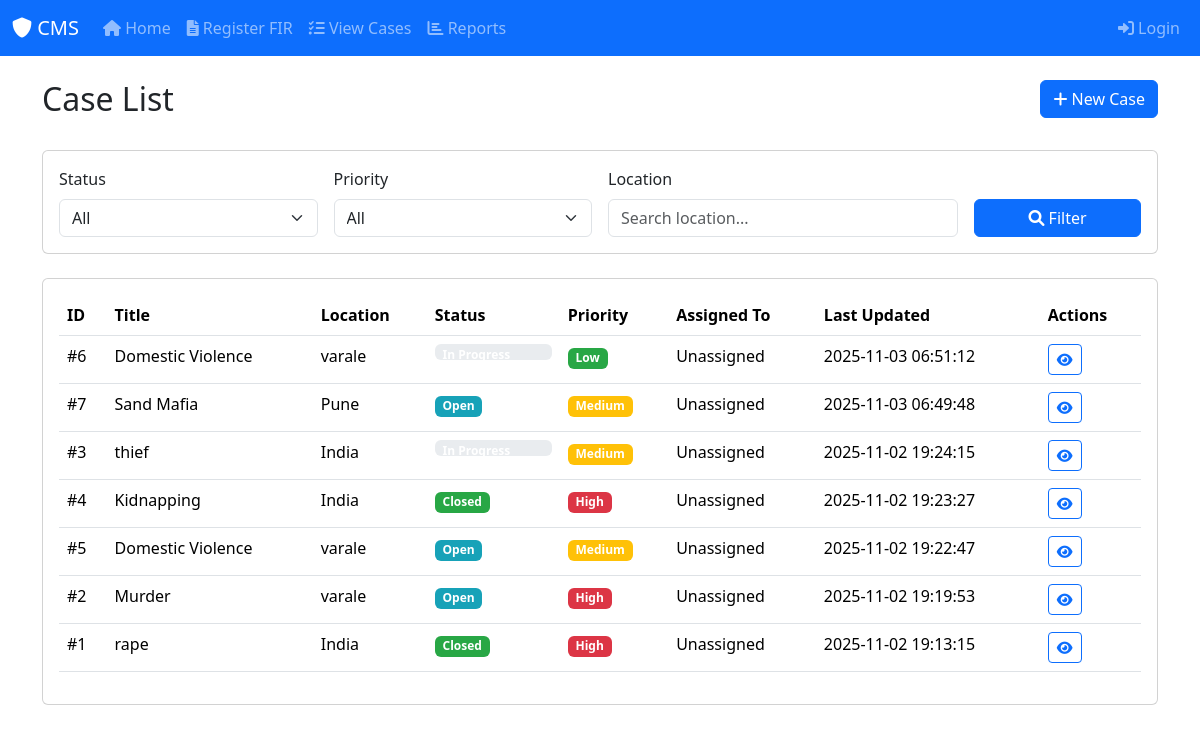
The app's page /cases with its own data.
### tables this page shows
CREATE TABLE firs (
    id INTEGER PRIMARY KEY AUTOINCREMENT,
    title TEXT NOT NULL,
    complainant_name TEXT NOT NULL,
    description TEXT,
    location TEXT,
    priority TEXT CHECK(priority IN ('High', 'Medium', 'Low')) DEFAULT 'Medium',
    assigned_to INTEGER,
    status TEXT DEFAULT 'Open' CHECK(status IN ('Open', 'Assigned', 'In Progress', 'Closed')),
    created_at DATETIME DEFAULT CURRENT_TIMESTAMP,
    updated_at DATETIME DEFAULT CURRENT_TIMESTAMP,
    FOREIGN KEY (assigned_to) REFERENCES users(id)
);

### app.py (the view)
@app.route('/cases')
def view_cases():
    status = request.args.get('status')
    priority = request.args.get('priority')
    location = request.args.get('location')
    query = '''
        SELECT f.*, u.full_name as officer_name
        FROM firs f
        LEFT JOIN users u ON f.assigned_to = u.id
        WHERE 1=1
    '''
    params = []
    if status:
        query += ' AND f.status = ?'
        params.append(status)
    if priority:
        query += ' AND f.priority = ?'
        params.append(priority)
    if location:
        query += ' AND f.location LIKE ?'
        params.append(f'%{location}%')
    query += ' ORDER BY f.updated_at DESC'
    conn = get_db_connection()
    cases = conn.execute(query, params).fetchall()
    conn.close()
    return render_template('cases.html', cases=cases)

### app.py (called while the page is built)
def get_db_connection():
    conn = sqlite3.connect(DB_PATH)
    conn.row_factory = sqlite3.Row
    return conn

### templates/cases.html (shortened to what this page needs)
{% extends 'layout.html' %}
{% block content %}
<div class="row mb-4">
  <div class="col-md-8">
    <h2>Case List</h2>
  </div>
  <div class="col-md-4 text-end">
    <a href="{{ url_for('register_fir') }}" class="btn btn-primary">
      <i class="fas fa-plus"></i> New Case
    </a>
  </div>
</div>
<div class="card mb-4">
  <div class="card-body">
    <form method="get" class="row g-3">
      <div class="col-md-3">
        <label class="form-label">Status</label>
        <select name="status" class="form-select">
          <option value="">All</option>
        </select>
      </div>
      <div class="col-md-3">
        <label class="form-label">Priority</label>
        <select name="priority" class="form-select">
          <option value="">All</option>
        </select>
      </div>
      <div class="col-md-4">
        <label class="form-label">Location</label>
        <input type="text" name="location" class="form-control" placeholder="Search location...">
      </div>
      <div class="col-md-2">
        <label class="form-label">&nbsp;</label>
        <button type="submit" class="btn btn-primary w-100">
          <i class="fas fa-search"></i> Filter
        </button>
      </div>
    </form>
  </div>
</div>
<div class="card">
  <div class="card-body">
    <div class="table-responsive">
      <table class="table table-hover">
        <thead>
          <tr>
            <th>ID</th>
            <th>Title</th>
            <th>Location</th>
            <th>Status</th>
            <th>Priority</th>
            <th>Assigned To</th>
            <th>Last Updated</th>
            <th>Actions</th>
          </tr>
        </thead>
        <tbody>
          {% for case in cases %}
          <tr>
            <td>#{{ case.id }}</td>
            <td>{{ case.title }}</td>
            <td>{{ case.location }}</td>
            <td>
              <span class="badge bg-{{ case.status|lower }}">
                {{ case.status }}
              </span>
            </td>
            <td>
              <span class="badge bg-{{ case.priority|lower }}">
                {{ case.priority }}
              </span>
            </td>
            <td>{{ case.officer_name or 'Unassigned' }}</td>
            <td>{{ case.updated_at }}</td>
            <td>
              <a href="{{ url_for('case_detail', case_id=case.id) }}"
                 class="btn btn-sm btn-outline-primary">
                <i class="fas fa-eye"></i>
              </a>
            </td>
          </tr>
          {% else %}
          <tr>
            <td colspan="8" class="text-center">No cases found</td>
          </tr>
          {% endfor %}
        </tbody>
      </table>
    </div>
  </div>
</div>
{% endblock %}

### templates/layout.html (shortened to what this page needs)
<!doctype html>
<html lang="en">
  <head>
    <link href="https://cdn.jsdelivr.net/npm/bootstrap@5.3.2/dist/css/bootstrap.min.css" rel="stylesheet">
    <link rel="stylesheet" href="/static/style.css">
    <link rel="stylesheet" href="https://cdnjs.cloudflare.com/ajax/libs/font-awesome/6.0.0/css/all.min.css">
  </head>
  <body>
    <nav class="navbar navbar-expand-lg navbar-dark bg-primary">
      <div class="container-fluid">
        <a class="navbar-brand" href="/">
          <i class="fas fa-shield-alt"></i> CMS
        </a>
        <div class="collapse navbar-collapse" id="navbarNav">
          <ul class="navbar-nav">
            <li class="nav-item">
              <a class="nav-link" href="/"><i class="fas fa-home"></i> Home</a>
            </li>
            <li class="nav-item">
              <a class="nav-link" href="/register"><i class="fas fa-file-alt"></i> Register FIR</a>
            </li>
            <li class="nav-item">
              <a class="nav-link" href="/cases"><i class="fas fa-tasks"></i> View Cases</a>
            </li>
            <li class="nav-item">
              <a class="nav-link" href="/reports"><i class="fas fa-chart-bar"></i> Reports</a>
            </li>
          </ul>
          <ul class="navbar-nav ms-auto">
            <li class="nav-item">
              <a class="nav-link" href="/login"><i class="fas fa-sign-in-alt"></i> Login</a>
            </li>
          </ul>
        </div>
      </div>
    </nav>
    <main class="container mt-4">
      {% block content %}{% endblock %}
    </main>
  </body>
</html>

### static/style.css (style rules this page uses)
.badge.bg-high { background-color: #dc3545 !important; }
.badge.bg-medium { background-color: #ffc107 !important; }
.badge.bg-low { background-color: #28a745 !important; }
.badge.bg-open { background-color: #17a2b8 !important; }
.badge.bg-closed { background-color: #28a745 !important; }

### records on screen
firs: id "6", title "Domestic Violence", location "varale", status "In Progress", priority "Low", officer_name "Unassigned", updated_at "2025-11-03 06:51:12"
firs: id "7", title "Sand Mafia", location "Pune", status "Open", priority "Medium", officer_name "Unassigned", updated_at "2025-11-03 06:49:48"
firs: id "3", title "thief", location "India", status "In Progress", priority "Medium", officer_name "Unassigned", updated_at "2025-11-02 19:24:15"
firs: id "4", title "Kidnapping", location "India", status "Closed", priority "High", officer_name "Unassigned", updated_at "2025-11-02 19:23:27"
firs: id "5", title "Domestic Violence", location "varale", status "Open", priority "Medium", officer_name "Unassigned", updated_at "2025-11-02 19:22:47"
firs: id "2", title "Murder", location "varale", status "Open", priority "High", officer_name "Unassigned", updated_at "2025-11-02 19:19:53"
firs: id "1", title "rape", location "India", status "Closed", priority "High", officer_name "Unassigned", updated_at "2025-11-02 19:13:15"
